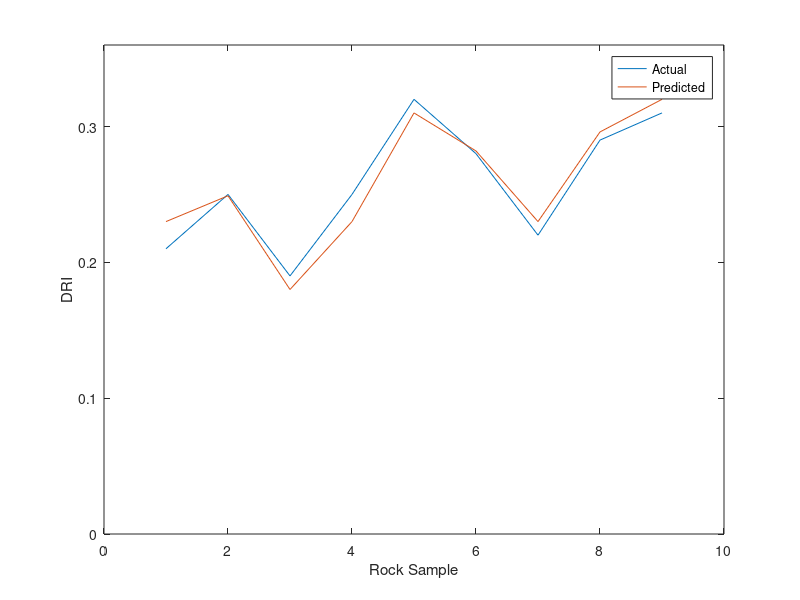

MATLAB code to generate this figure:
rocks = ['CG', 'KM', 'LG', 'GAR', 'KE', 'NE', 'GAW', 'KW', 'MA'];
actual = [0.21, 0.25, 0.19, 0.25, 0.32, 0.28, 0.22, 0.29, 0.31];
predicted = [0.23, 0.249, 0.18, 0.23, 0.31, 0.282, 0.23, 0.296, 0.32];

index = 1:9;

plot(index, actual)
hold on
plot(index, predicted)
ylim([0 0.36])
legend('Actual', 'Predicted')
xlabel('Rock Sample')
ylabel('DRI')

